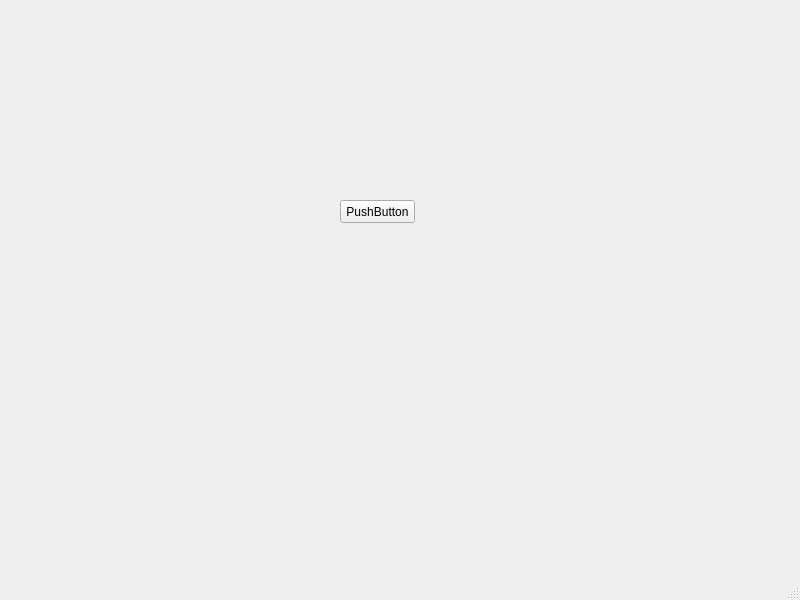
<?xml version="1.0" encoding="UTF-8"?>
<ui version="4.0">
 <class>MainWindow</class>
 <widget class="QMainWindow" name="MainWindow">
  <property name="geometry">
   <rect>
    <x>0</x>
    <y>0</y>
    <width>800</width>
    <height>600</height>
   </rect>
  </property>
  <property name="windowTitle">
   <string>MainWindow</string>
  </property>
  <widget class="QWidget" name="centralwidget">
   <widget class="QPushButton" name="pushButton">
    <property name="geometry">
     <rect>
      <x>340</x>
      <y>200</y>
      <width>75</width>
      <height>23</height>
     </rect>
    </property>
    <property name="text">
     <string>PushButton</string>
    </property>
   </widget>
  </widget>
  <widget class="QMenuBar" name="menubar">
   <property name="geometry">
    <rect>
     <x>0</x>
     <y>0</y>
     <width>800</width>
     <height>21</height>
    </rect>
   </property>
  </widget>
  <widget class="QStatusBar" name="statusbar"/>
 </widget>
 <resources/>
 <connections/>
</ui>
